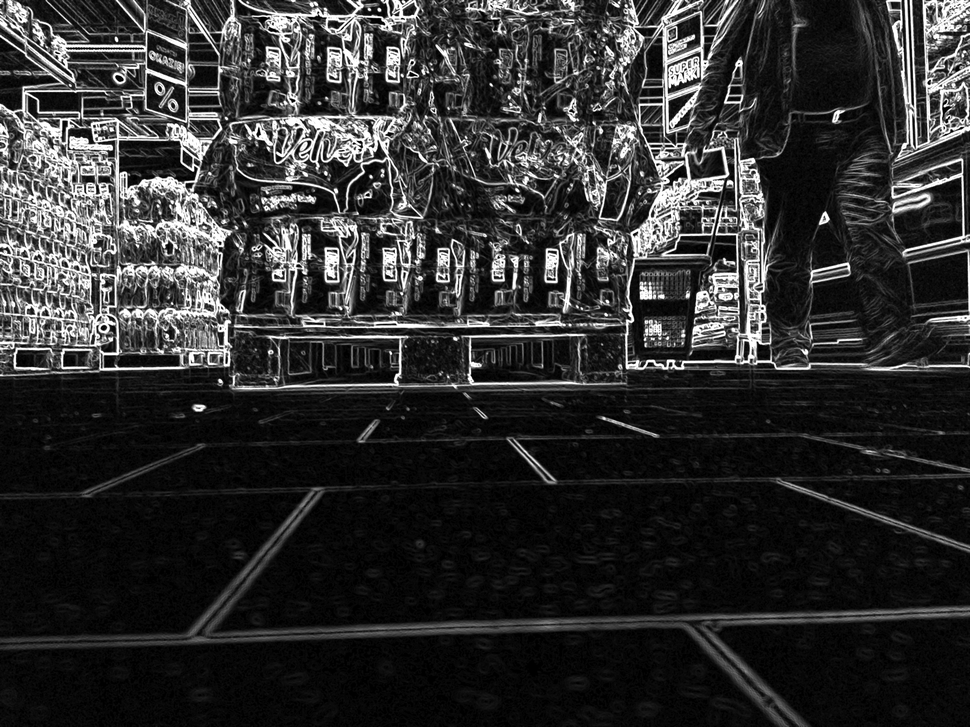
#> input picture aggr_ch1.png, 970 x 727 px, shrunk from 2080 x 1560 before the run, given as the content of the folder /home/maciej/Desktop/pallet_dataset/scenes/warehouse_3/, which was not available
$ jupyter execute equalizer.ipynb
#> lines starting #> are read from the running program, lines starting #| are printed output that depends on the picture
[cell 1]
import argparse
import cv2
import os
import numpy as np
from tqdm import tqdm
import re
import imutils

[cell 2]
SCENE = "warehouse_3"

DIR = "/home/maciej/Desktop/pallet_dataset/scenes/"+SCENE+"/"

[cell 3]
filenames = sorted(os.listdir(DIR))
filenames=[f for f in filenames if f not in ["equalized", "info.txt"]]
for i in tqdm(range(len(filenames))):
    filename=filenames[i]
    path=DIR+filename
    out_path=DIR+"equalized/"+filename
    print(path)
    img = cv2.imread(path)
#> img is the input picture: shape (727, 970, 3); min 0, max 255, mean 48.1
    img_yuv = cv2.cvtColor(img, cv2.COLOR_BGR2HSV)
#> img_yuv: shape (727, 970, 3); mean H, S, V 0, 0, 48.1
    img_yuv[:,:,2] = cv2.equalizeHist(img_yuv[:,:,2])
#> img_yuv: shape (727, 970, 3); mean H, S, V 0, 0, 127
    img_output = cv2.cvtColor(img_yuv, cv2.COLOR_HSV2BGR)
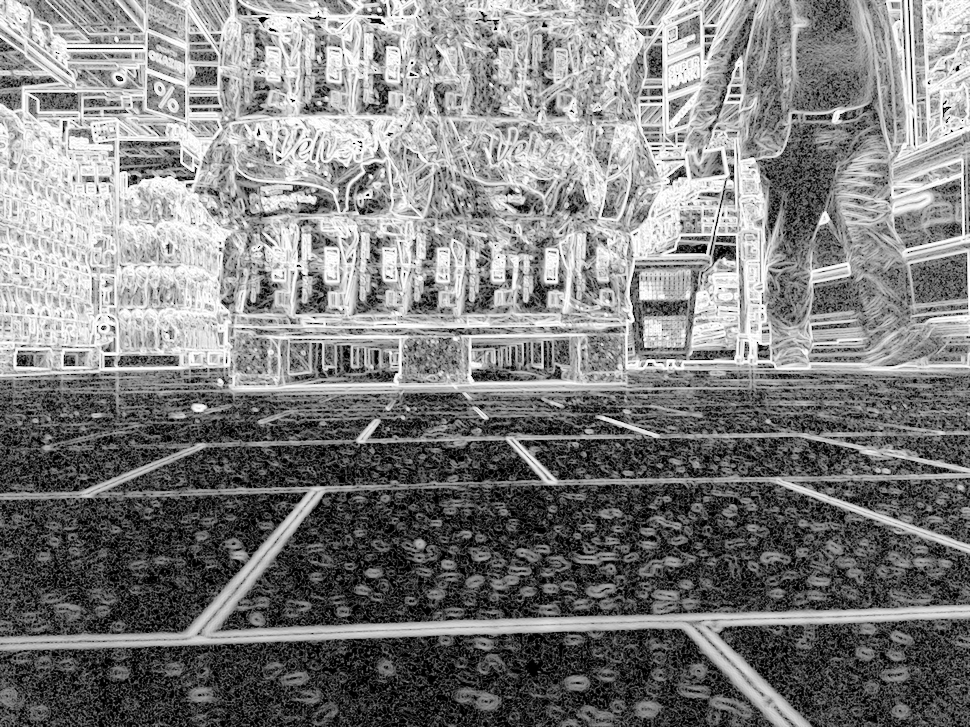
#> img_output: shape (727, 970, 3); min 0, max 255, mean 127
    cv2.imwrite(out_path, img_output)


$ run again, on aggr_ch2.png
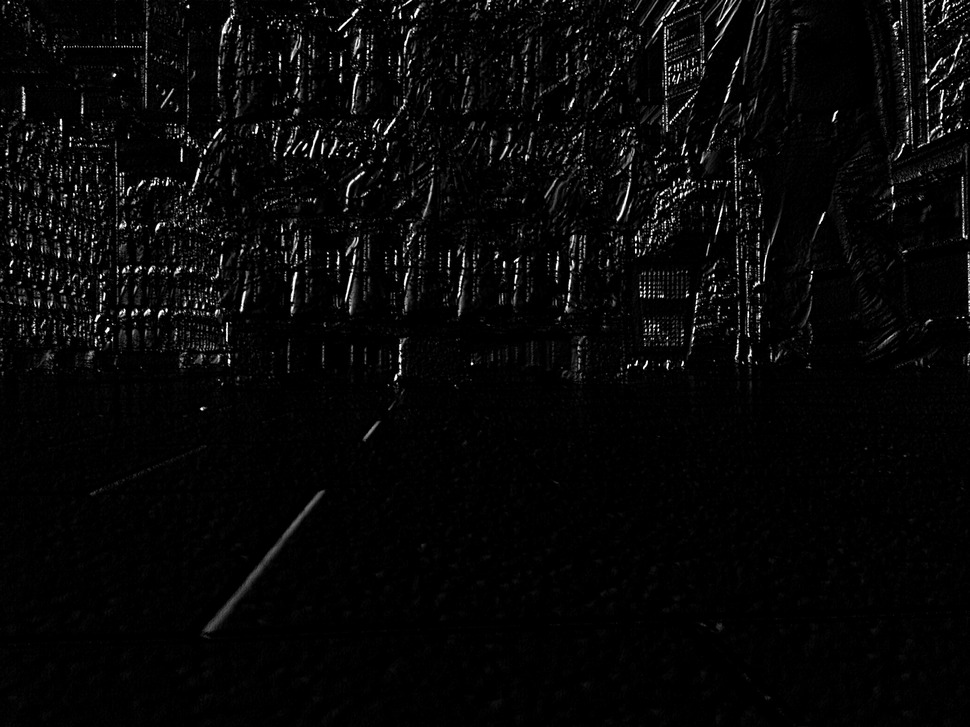
#> input picture aggr_ch2.png, 970 x 727 px, shrunk from 2080 x 1560 before the run, given as the content of the folder /home/maciej/Desktop/pallet_dataset/scenes/warehouse_3/, which was not available
#> img is the input picture: shape (727, 970, 3); min 0, max 255, mean 7.5
#> `img_output = cv2.cvtColor(img_yuv, cv2.COLOR_HSV2BGR)`:
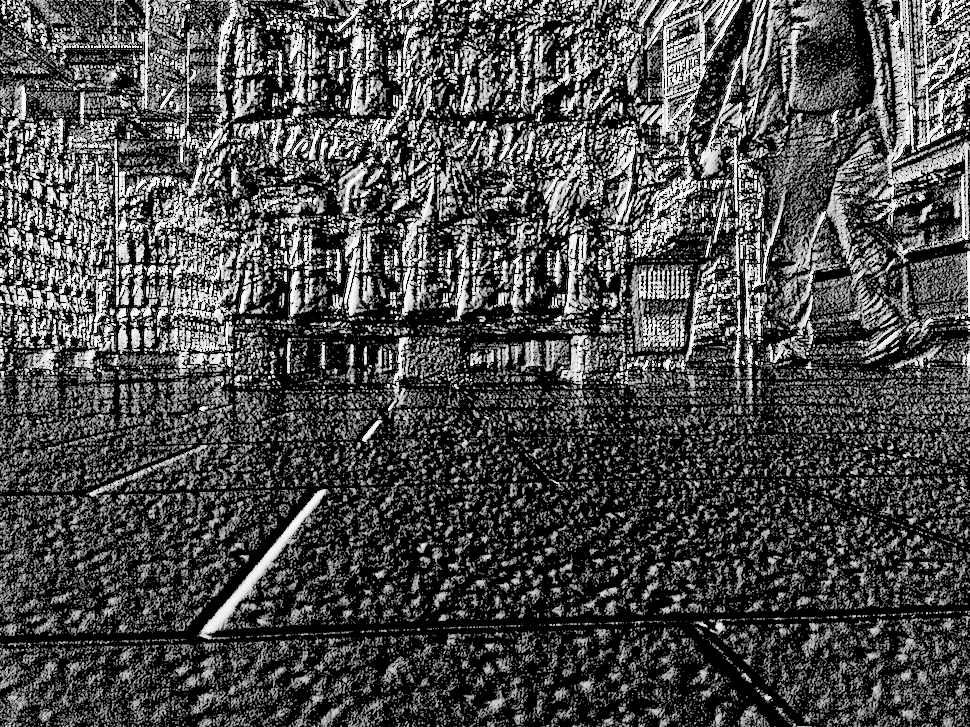
#> img_output: shape (727, 970, 3); min 0, max 255, mean 74.2

$ run again, on aggr_ch3.png
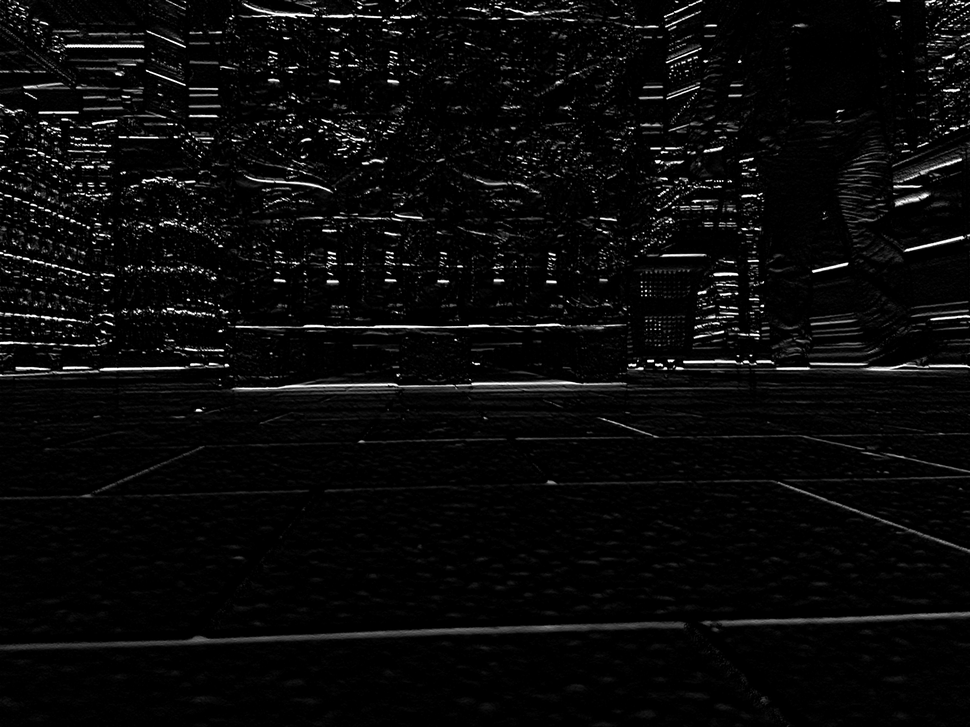
#> input picture aggr_ch3.png, 970 x 727 px, shrunk from 2080 x 1560 before the run, given as the content of the folder /home/maciej/Desktop/pallet_dataset/scenes/warehouse_3/, which was not available
#> img is the input picture: shape (727, 970, 3); min 0, max 255, mean 10
#> `img_output = cv2.cvtColor(img_yuv, cv2.COLOR_HSV2BGR)`:
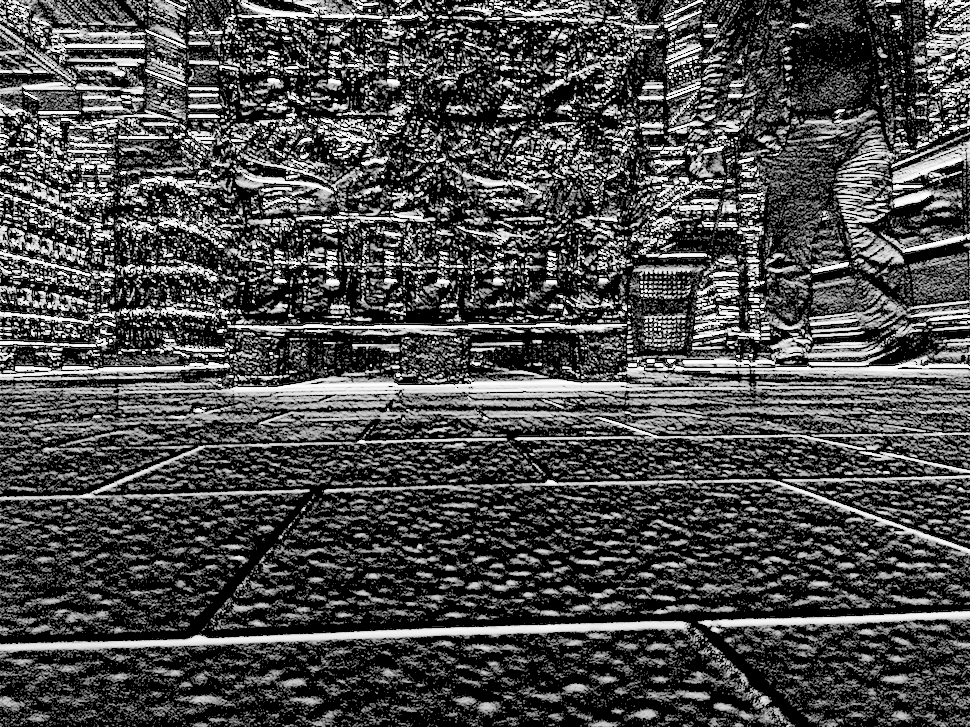
#> img_output: shape (727, 970, 3); min 0, max 255, mean 75.5
